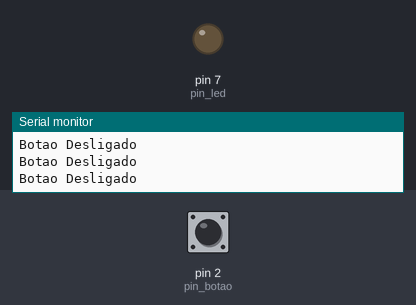
This sketch was run on a simulated Arduino Uno, built with avr-gcc and run on an emulated ATmega328P. Parts: output pins drawn as LEDs (lit = HIGH), the last lines printed to the serial monitor. The inputs (shaded band) are chosen by the test bench; at power-on: pin 2 (pin_botao) LOW.

Above: at 1.2 s.
1.3 s: pin 2 (pin_botao) pulled HIGH for 0.15 s
At 1.37 s:
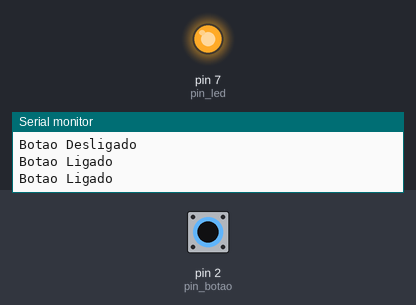
2.9 s: pin 2 (pin_botao) pulled HIGH for 3.2 s
At 7.5 s:
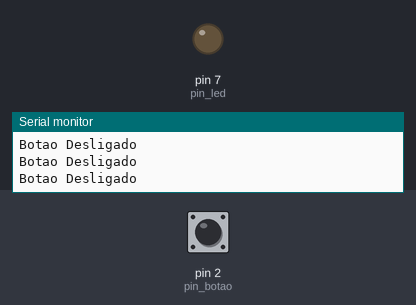
Timing chart, 0 to 9.0 s (numbered marks = the images above; inputs shaded):
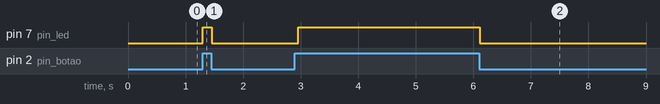

The sketch:

led_piscar.ino
```cpp
int pin_botao = 2;
int pin_led = 7;
void setup() {
  pinMode(pin_botao, INPUT);
  Serial.begin(9600);
  pinMode(pin_led, OUTPUT);
}

void loop() {
  if(digitalRead(pin_botao) == 1){
    Serial.println("Botao Ligado");
    digitalWrite(pin_led,HIGH);
    delay(50);
  }else{
    Serial.println("Botao Desligado");
    digitalWrite(pin_led,LOW);
    delay(100);
  }

}
```

Measured:
- after the input at 1.3 s, pin 7 (pin_led): LOW → HIGH at once, → LOW 0.15 s later
- after the input at 2.9 s, pin 7 (pin_led): LOW → HIGH after 0.05 s, → LOW 3.2 s later
